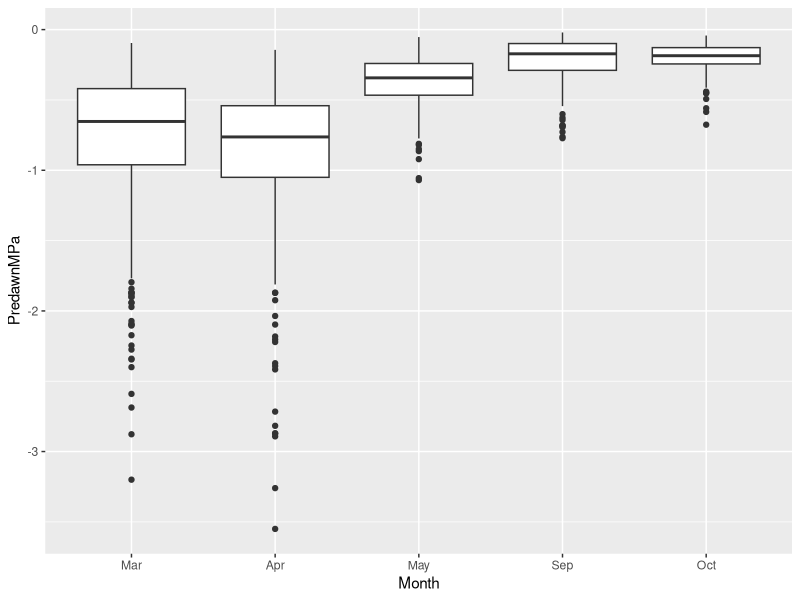
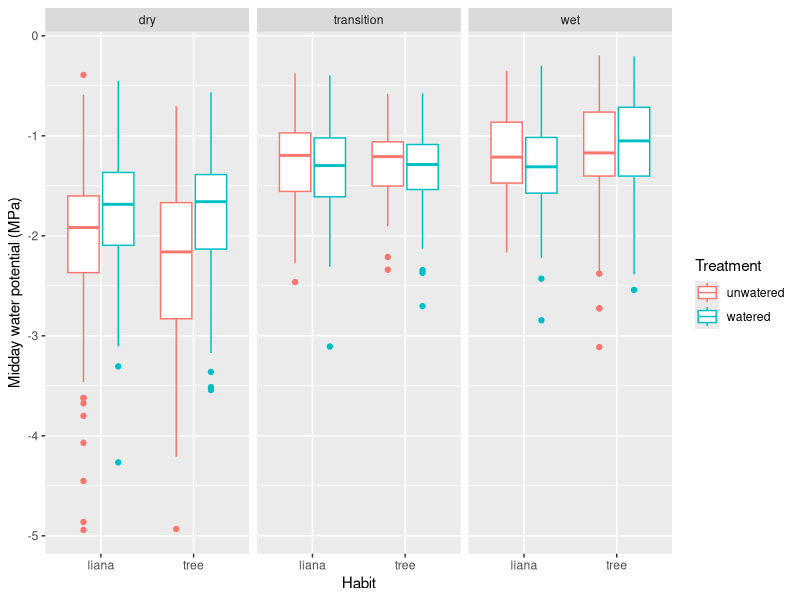
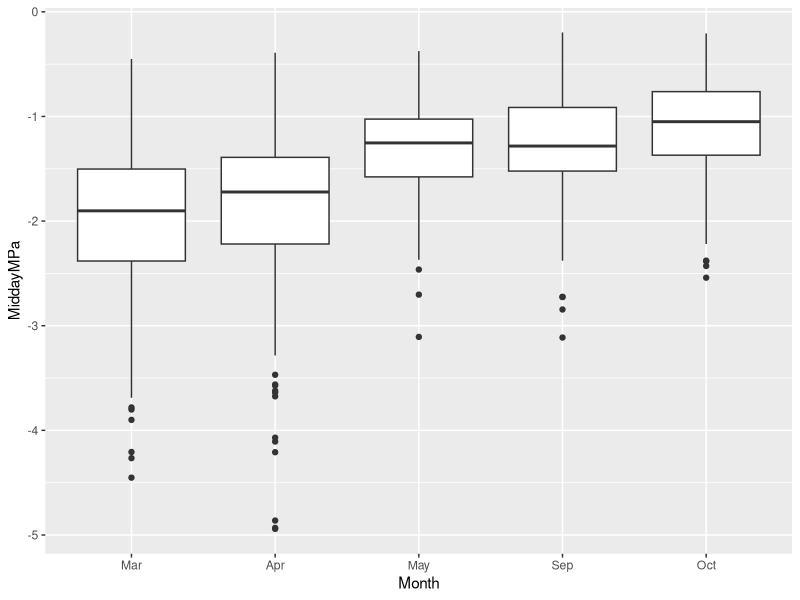
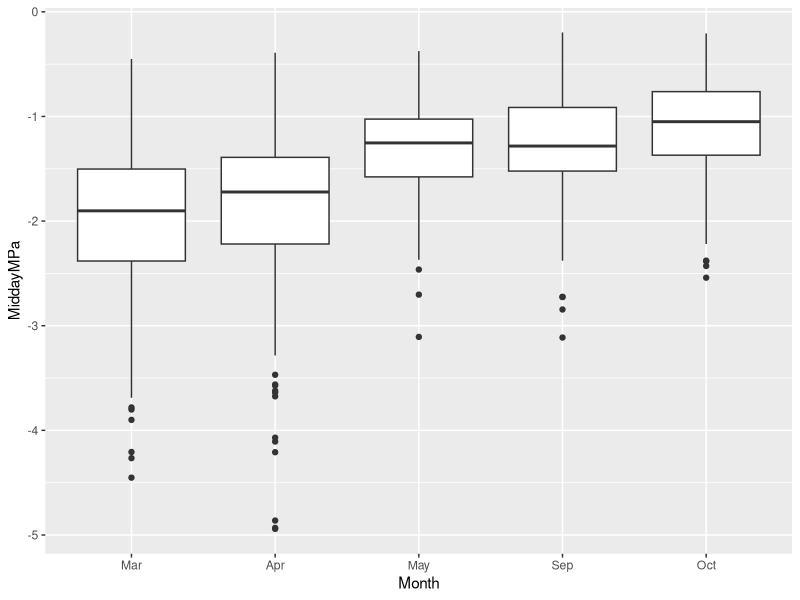

Write the R code that produced these figures, in order.
## ---- chunk 1
library(ggplot2)
library(dplyr)
## alternatively you could load the entire tidyverse,
## which includes ggplot2 and dplyr
# library(tidyverse)
## ---- chunk 2
liana <- read.csv("SmithMartin.csv", # the CSV file name
                  skip=5 # skip the 5 lines of metadata
                  )
## Check the names of variables in the data frame 
## so you know what you have
names(liana)
## ---- chunk 3
NumericVars <- liana[, 8:11]
summary(NumericVars)
## ---- chunk 4
# use 'with' to name a data frame
with( liana,
      # do something with variables in that data frame
      table(Species, Habit) 
      # close the parenthesis
      )
## ---- chunk 5
liana <- liana %>% # Start with your data frame
  ## and make the change we want to the Month variable
  mutate(
    Month = factor(Month, levels=c("Mar", "Apr", "May", "Sep", "Oct"))
  )

##...and show the unique values in Month, and also 
## show us the sequential order
unique(liana$Month)
## ---- chunk 6
#| fig.label: fig_simple
#| fig.cap: "Example of a simple box and whisker plot in ggplot(). Note the correspondance between the code and the figure. The data frame is 'liana'. The x-axis is defined by x = Month. The y-axis (predawn water potential, in megapascals) is defined by y=PredawnMPa."
#| 

ggplot(data=liana, # we specify the data frame
      aes(x = Month, # x-axis
          y= PredawnMPa # y-axis
          ) ) + # close parentheses and add a plus sign to add box and whisker plot 
  geom_boxplot() 
## ---- chunk 7
#| fig.label: fig-plotex
#| fig.cap: "Example of a box and whisker plot in ggplot(). Note the correspondance between the code and the figure. The x-axis is defined by x = Habit. The y-axis (midday water potential, in megapascals) is defined by y=MiddayMPa. The data are further split by experimental treatment (watered vs. not watered), and that is defined by color = Treatment."
## specifiy the data and most of the variables
ggplot(data=liana, # we specify the data frame
      aes(x = Habit, # x-axis
          y= MiddayMPa, # y-axis
          color = Treatment # conditioning variable. Examine the output to figure out what this does.
          ) ) + # close parentheses and add a plus sign to add box and whisker plot 
  geom_boxplot() + # and add "faceting" to break it up by season.
  facet_wrap(~Season) + # the season
  labs(y="Midday water potential (MPa)")
## ---- chunk 8
ggplot(data=liana, # we specify the data frame
      aes(x = Month, # x-axis
          y= MiddayMPa, # y-axis
          ) ) + # close parentheses and add a plus sign to add box and whisker plot 
  geom_boxplot()
ggsave("myMiddayPlot.png", width=4, height=4)
## ---- chunk 9
#| echo: false

# A. The first document will contain:
# 1. A restatement, in your own words, of the hypothesis of Smith-Martin and her colleagues.
# 1. One prediction of the hypothesis that you can evaluate using the data we have (see above). Your prediction should identify the independent variables, and also the response variable (a.k.a. dependent variable, such as photosynthetic rate or a particular water potential measurement). These variables  must be variables used by Smith-Martin and her colleagues and availabel to us in our data set.
# 1. A picture of a hand-drawn graph (sketched by hand on paper) that illustrates your prediction and would be consistent with the hypothesis. The variables in the graph must match the variables in your predictions. make sure you label the axes. 
# 1. A graph of real data made in R that uses the same variables as your hand-drawn graph, with the same axes and variables.
# 1. An explanation of what the graph shows and what it tells us about the hypothesis. We can’t draw firm conclusions, so use terms such as "suggests", "is consistent with", "seems to show", or others, which help avoid expressing unwarranted certainty. Even with careful analysis, we always have to be cautious.
# 
# B. Your second document is your R script.


